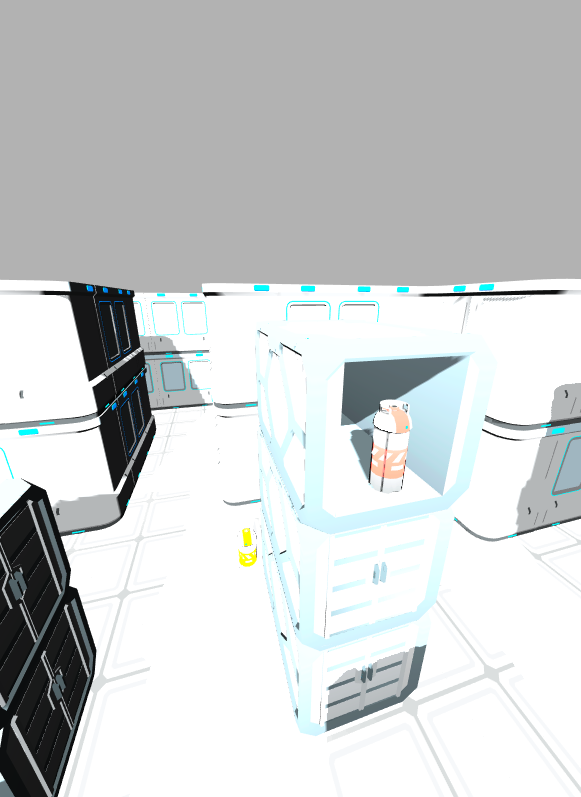
#> input picture actual_targets_test.png, 581 x 797 px
$ python -i small_fuel_detector.py   (imports and definitions only)
#> lines starting #> are read from the running program, lines starting #| are printed output that depends on the picture; after the words box and inside, x2 and y2 are one past the last pixel; in counts of white or black regions, pixels touching at a corner belong together
import cv2
import numpy as np


BARREL_LABEL_BY_COLOUR = {
    "red": "red_barrel",
    "yellow": "yellow_barrel",
}


def barrel_label_for_colour(colour):
    return BARREL_LABEL_BY_COLOUR.get(colour, f"{colour}_barrel")


def _morph(mask, open_size=3, close_size=5):
    open_kernel = np.ones((open_size, open_size), np.uint8)
    close_kernel = np.ones((close_size, close_size), np.uint8)
    mask = cv2.morphologyEx(mask, cv2.MORPH_OPEN, open_kernel)
    mask = cv2.morphologyEx(mask, cv2.MORPH_CLOSE, close_kernel)
    return mask


def _make_red_mask(hsv):
    red1 = cv2.inRange(hsv, np.array([0, 80, 60]), np.array([14, 255, 255]))
    red2 = cv2.inRange(hsv, np.array([168, 80, 60]), np.array([180, 255, 255]))
    orange_band = cv2.inRange(hsv, np.array([8, 45, 80]), np.array([26, 255, 255]))
    return _morph(cv2.bitwise_or(cv2.bitwise_or(red1, red2), orange_band), open_size=3, close_size=5)


def _make_yellow_mask(hsv):
    return _morph(
        cv2.inRange(hsv, np.array([20, 70, 80]), np.array([42, 255, 255])),
        open_size=3,
        close_size=5,
    )


def _make_broad_red_mask(hsv):
    red1 = cv2.inRange(hsv, np.array([0, 35, 60]), np.array([28, 255, 255]))
    red2 = cv2.inRange(hsv, np.array([165, 55, 70]), np.array([180, 255, 255]))
    return _morph(cv2.bitwise_or(red1, red2), open_size=5, close_size=11)


def _make_broad_yellow_mask(hsv):
    return _morph(
        cv2.inRange(hsv, np.array([12, 45, 45]), np.array([45, 255, 255])),
        open_size=5,
        close_size=11,
    )


def _bbox_center(bbox):
    x, y, w, h = bbox
    return (x + w // 2, y + h // 2)


def _find_large_regions(mask):
    """
    Detect large same-colour objects such as the decorative barrels.
    """
    dilated = cv2.dilate(mask, np.ones((19, 19), np.uint8), iterations=1)
    contours, _ = cv2.findContours(dilated, cv2.RETR_EXTERNAL, cv2.CHAIN_APPROX_SIMPLE)

    regions = []
    for contour in contours:
        area = cv2.contourArea(contour)
        x, y, w, h = cv2.boundingRect(contour)

        if area > 9000 or (w > 90 and h > 80) or (w > 160 and h > 40):
            regions.append((x, y, w, h, area))

    return regions


def _find_ladder_regions(red_broad_mask):
    """
    Detect ladder / red rail structures so they do not become false red targets.
    """
    contours, _ = cv2.findContours(red_broad_mask, cv2.RETR_EXTERNAL, cv2.CHAIN_APPROX_SIMPLE)

    rung_boxes = []
    for contour in contours:
        area = cv2.contourArea(contour)
        if area < 250:
            continue

        x, y, w, h = cv2.boundingRect(contour)
        aspect = w / max(h, 1)

        # Thin horizontal red rungs
        if w > 50 and h < 40 and aspect > 2.0:
            rung_boxes.append((x, y, w, h))

    regions = [(x, y, w, h, 0.0) for (x, y, w, h) in rung_boxes]

    # If multiple rungs exist, also reject the whole ladder stack region
    if len(rung_boxes) >= 3:
        xs = [b[0] for b in rung_boxes]
        ys = [b[1] for b in rung_boxes]
        x2s = [b[0] + b[2] for b in rung_boxes]
        y2s = [b[1] + b[3] for b in rung_boxes]

        x1 = min(xs)
        y1 = min(ys)
        x2 = max(x2s)
        y2 = max(y2s)

        regions.append((x1, y1, x2 - x1, y2 - y1, 0.0))

    return regions


def _is_near_region(candidate_bbox, regions, pad):
    cx, cy = _bbox_center(candidate_bbox)

    for rx, ry, rw, rh, _ in regions:
        if (rx - pad) <= cx <= (rx + rw + pad) and (ry - pad) <= cy <= (ry + rh + pad):
            return True

    return False


def _standalone_candidate(candidate_bbox, contour_area, same_colour_mask):
    """
    Reject tiny candidate patches that are actually attached to a much bigger same-colour object.
    """
    x, y, w, h = candidate_bbox
    img_h, img_w = same_colour_mask.shape[:2]

    pad = 45
    x1 = max(0, x - pad)
    y1 = max(0, y - pad)
    x2 = min(img_w, x + w + pad)
    y2 = min(img_h, y + h + pad)

    local = same_colour_mask[y1:y2, x1:x2]
    local = cv2.dilate(local, np.ones((9, 9), np.uint8), iterations=1)

    contours, _ = cv2.findContours(local, cv2.RETR_EXTERNAL, cv2.CHAIN_APPROX_SIMPLE)
    if not contours:
        return False

    largest = max(cv2.contourArea(c) for c in contours)

    if largest > contour_area * 5.0 and largest > 700:
        return False

    return True


def _candidate_stats(contour):
    area = cv2.contourArea(contour)
    x, y, w, h = cv2.boundingRect(contour)
    bbox_area = max(w * h, 1)

    hull = cv2.convexHull(contour)
    hull_area = max(cv2.contourArea(hull), 1.0)

    fill_ratio = area / bbox_area
    solidity = area / hull_area

    return {
        "area": float(area),
        "bbox": (x, y, w, h),
        "fill_ratio": float(fill_ratio),
        "solidity": float(solidity),
    }


def _white_ratio_in_bbox(hsv, bbox):
    x, y, w, h = bbox
    roi = hsv[y:y + h, x:x + w]
    if roi.size == 0:
        return 0.0

    white = cv2.inRange(roi, np.array([0, 0, 110]), np.array([180, 90, 255]))
    return float(np.count_nonzero(white) / max(w * h, 1))


def _passes_shape_filter(colour, stats, img_w, img_h):
    area = stats["area"]
    x, y, w, h = stats["bbox"]
    fill_ratio = stats["fill_ratio"]
    solidity = stats["solidity"]

    if not (70 <= area <= 2400):
        return False

    if w < 8 or h < 16:
        return False

    if w > 62 or h > 125:
        return False

    aspect_h_over_w = h / max(w, 1)

    min_aspect = 0.85 if colour == "red" else 1.2
    if not (min_aspect <= aspect_h_over_w <= 5.8):
        return False

    if not (0.18 <= fill_ratio <= 0.92):
        return False

    if solidity < 0.30:
        return False

    cx, cy = _bbox_center(stats["bbox"])

    # Strong context priors based on your qualifier scene:
    # red = elevated, yellow = floor-level
    if colour == "red":
        if cy > img_h * 0.76:
            return False
    else:
        if cy < img_h * 0.34:
            return False

    # Very edge-hugging tiny detections are usually junk
    edge_margin = 0.005 if colour == "red" else 0.02
    if cx < img_w * edge_margin or cx > img_w * (1.0 - edge_margin):
        return False

    return True


def _candidate_confidence(colour, stats, white_ratio, img_h):
    x, y, w, h = stats["bbox"]
    area = stats["area"]

    aspect_h_over_w = h / max(w, 1)

    # size score
    size_score = min(area / 1200.0, 1.0)

    # aspect score
    ideal_aspect = 2.2
    aspect_score = max(0.0, 1.0 - abs(aspect_h_over_w - ideal_aspect) / 3.0)

    # context score
    _, cy = _bbox_center(stats["bbox"])
    if colour == "red":
        context_score = 1.0 if cy < img_h * 0.70 else 0.70
    else:
        context_score = 1.0 if cy > img_h * 0.45 else 0.60

    # white stripe / label cue
    white_score = min(white_ratio / 0.10, 1.0)

    score = float(
        0.30 * size_score
        + 0.30 * aspect_score
        + 0.25 * context_score
        + 0.15 * white_score
    )

    if colour == "red":
        score += 0.08

    return min(score, 1.0)


def detect_small_fuel_barrels(frame):
    """
    Detect only the SMALL target fuel canisters, not the large decorative barrels.

    Returns:
        detections, yellow_mask, red_mask, raw_detections
    """
    if frame is None:
        return [], None, None, []

    img_h, img_w = frame.shape[:2]
    hsv = cv2.cvtColor(frame, cv2.COLOR_BGR2HSV)

    red_mask = _make_red_mask(hsv)
    yellow_mask = _make_yellow_mask(hsv)

    broad_red_mask = _make_broad_red_mask(hsv)
    broad_yellow_mask = _make_broad_yellow_mask(hsv)

    large_red_regions = _find_large_regions(broad_red_mask)
    large_yellow_regions = _find_large_regions(broad_yellow_mask)
    ladder_regions = _find_ladder_regions(broad_red_mask)

    all_large_regions = large_red_regions + large_yellow_regions

    detections = []
    raw_detections = []

    for colour, mask in [("red", red_mask), ("yellow", yellow_mask)]:
        contours, _ = cv2.findContours(mask, cv2.RETR_EXTERNAL, cv2.CHAIN_APPROX_SIMPLE)

        same_large_regions = large_red_regions if colour == "red" else large_yellow_regions

        for contour in contours:
            stats = _candidate_stats(contour)
            bbox = stats["bbox"]

            raw_detections.append(
                {
                    "colour": colour,
                    "label": barrel_label_for_colour(colour),
                    "source": "hsv",
                    "bbox": bbox,
                    "center": _bbox_center(bbox),
                    "area": stats["area"],
                    "fill_ratio": stats["fill_ratio"],
                    "solidity": stats["solidity"],
                }
            )

            if not _passes_shape_filter(colour, stats, img_w, img_h):
                continue

            if _is_near_region(bbox, same_large_regions, pad=30):
                continue

            if _is_near_region(bbox, all_large_regions, pad=6):
                continue

            if colour == "red" and _is_near_region(bbox, ladder_regions, pad=36):
                continue

            if not _standalone_candidate(bbox, stats["area"], mask):
                continue

            white_ratio = _white_ratio_in_bbox(hsv, bbox)
            confidence = _candidate_confidence(colour, stats, white_ratio, img_h)

            detections.append(
                {
                    "colour": colour,
                    "label": barrel_label_for_colour(colour),
                    "source": "hsv",
                    "bbox": bbox,
                    "center": _bbox_center(bbox),
                    "area": stats["area"],
                    "fill_ratio": stats["fill_ratio"],
                    "solidity": stats["solidity"],
                    "white_ratio": white_ratio,
                    "confidence": confidence,
                }
            )

    detections.sort(key=lambda d: d.get("confidence", 0.0), reverse=True)

    return detections, yellow_mask, red_mask, raw_detections

>>> import cv2
>>> picture = cv2.imread('../actual_targets_test.png')
#> picture is the input picture: shape (797, 581, 3); mean B, G, R 205.7, 205.3, 202.1
>>> result = detect_small_fuel_barrels(picture)
#> in detect_small_fuel_barrels, `hsv = cv2.cvtColor(frame, cv2.COLOR_BGR2HSV)`: hsv: shape (797, 581, 3); mean H, S, V 23.6, 6.3, 206
#> in _make_red_mask, `red1 = cv2.inRange(hsv, np.array([0, 80, 60]), np.array([14, 255, 255]))`:
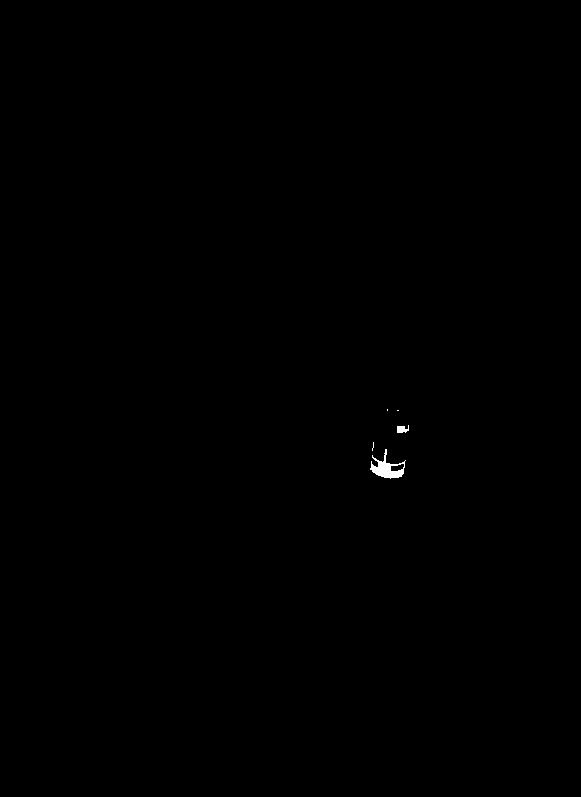
#> red1: shape (797, 581); 0.11% white; 5 white regions (3 under 20 px), largest, box (x1, y1, x2, y2) and area: (370, 449, 406, 479) 423, (397, 425, 409, 433) 69
#> in _make_red_mask, `red2 = cv2.inRange(hsv, np.array([168, 80, 60]), np.array([180, 255, 2..`: red2: shape (797, 581); every value is 0
#> in _make_red_mask, `orange_band = cv2.inRange(hsv, np.array([8, 45, 80]), np.array([26, 25..`:
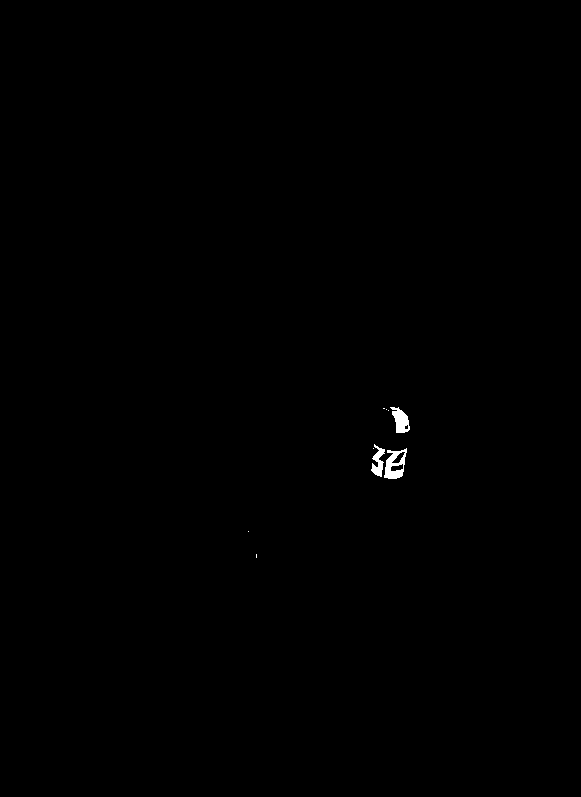
#> orange_band: shape (797, 581); 0.2% white; 9 white regions (6 under 20 px), largest, box (x1, y1, x2, y2) and area: (384, 448, 407, 479) 391, (390, 407, 410, 433) 305, (371, 444, 385, 477) 231
#> in _morph, `mask = cv2.morphologyEx(mask, cv2.MORPH_OPEN, open_kernel)`: mask: shape (797, 581); 0.2% white; 4 white regions (2 under 20 px), largest, box (x1, y1, x2, y2) and area: (371, 448, 405, 479) 626, (392, 409, 409, 433) 277
#> in _morph, `mask = cv2.morphologyEx(mask, cv2.MORPH_CLOSE, close_kernel)`: mask: shape (797, 581); 0.23% white; 2 white regions, box (x1, y1, x2, y2) and area: (371, 448, 407, 479) 782, (392, 407, 409, 433) 303
#> in _morph (call 2), `mask = cv2.morphologyEx(mask, cv2.MORPH_OPEN, open_kernel)`: mask: shape (797, 581); 0.06% white; 2 white regions, box (x1, y1, x2, y2) and area: (239, 553, 257, 567) 165, (242, 530, 252, 546) 109
#> in _morph (call 2), `mask = cv2.morphologyEx(mask, cv2.MORPH_CLOSE, close_kernel)`: mask: shape (797, 581); 0.07% white; 2 white regions, box (x1, y1, x2, y2) and area: (239, 553, 257, 567) 200, (242, 530, 252, 546) 109
#> in _make_broad_red_mask, `red1 = cv2.inRange(hsv, np.array([0, 35, 60]), np.array([28, 255, 255]))`: red1: shape (797, 581); 0.24% white; 7 white regions (5 under 20 px), largest, box (x1, y1, x2, y2) and area: (370, 442, 408, 479) 765, (390, 406, 410, 433) 327
#> in _make_broad_red_mask, `red2 = cv2.inRange(hsv, np.array([165, 55, 70]), np.array([180, 255, 2..`: red2: shape (797, 581); 0% white in thin lines or dots, all inside (x1, y1, x2, y2) = (403, 461, 406, 475)
#> call 3 of _morph, with open_size = 5, close_size = 11
#> in _morph (call 3), `mask = cv2.morphologyEx(mask, cv2.MORPH_OPEN, open_kernel)`: mask: shape (797, 581); 0.18% white; 4 white regions, box (x1, y1, x2, y2) and area: (371, 449, 404, 479) 487, (393, 410, 409, 433) 272, (393, 451, 398, 457) 30, (400, 460, 405, 465) 25
#> in _morph (call 3), `mask = cv2.morphologyEx(mask, cv2.MORPH_CLOSE, close_kernel)`:
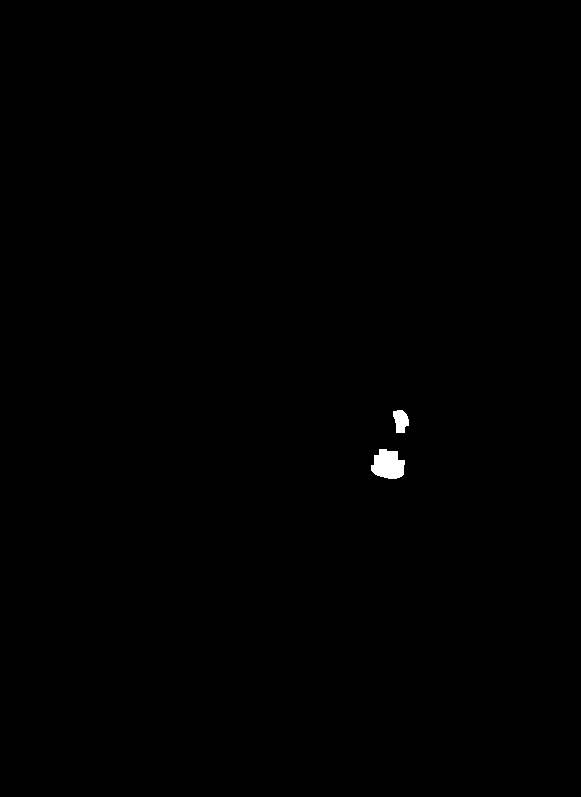
#> mask: shape (797, 581); 0.22% white; 2 white regions, box (x1, y1, x2, y2) and area: (371, 449, 405, 479) 760, (393, 410, 409, 433) 272
#> in _morph (call 4), `mask = cv2.morphologyEx(mask, cv2.MORPH_OPEN, open_kernel)`: mask: shape (797, 581); 0.05% white; 4 white regions, box (x1, y1, x2, y2) and area: (243, 532, 252, 545) 103, (251, 554, 257, 561) 41, (396, 411, 403, 416) 35, (240, 559, 246, 565) 35
#> in _morph (call 4), `mask = cv2.morphologyEx(mask, cv2.MORPH_CLOSE, close_kernel)`: mask: shape (797, 581); 0.05% white; 2 white regions, box (x1, y1, x2, y2) and area: (240, 532, 257, 565) 199, (396, 411, 403, 416) 35
#> in _find_large_regions, `dilated = cv2.dilate(mask, np.ones((19, 19), np.uint8), iterations=1)`:
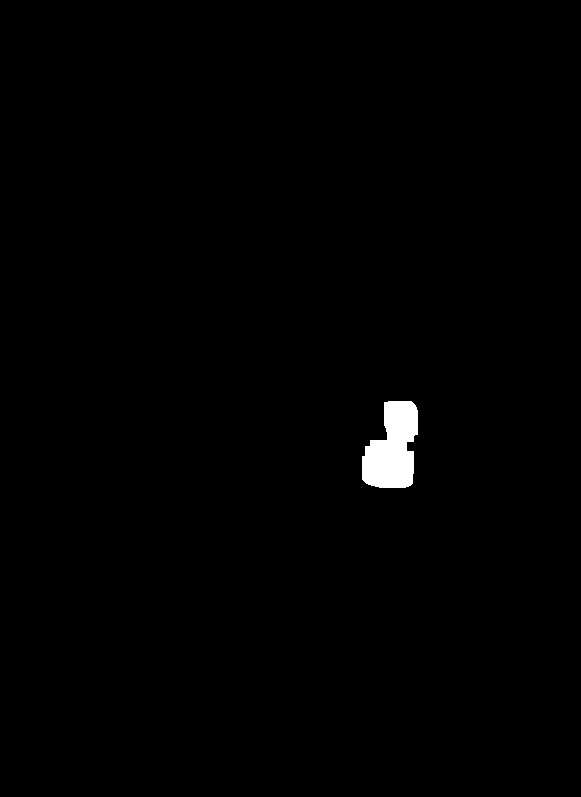
#> dilated: shape (797, 581); 0.76% white; 1 white region
#> in _find_large_regions, `contours, _ = cv2.findContours(dilated, cv2.RETR_EXTERNAL, cv2.CHAIN_A..`: contours = 1 contour; box (x1, y1, x2, y2) and area: (362, 401, 418, 488) 3379
#> the loop in _find_large_regions, `for contour in contours:` made 1 pass
#> (area, x, y, w, h) on pass 1: (3379, 362, 401, 56, 87)
#> after the loop in _find_large_regions, `for contour in contours:`: regions = []
#> in _find_large_regions (call 2), `dilated = cv2.dilate(mask, np.ones((19, 19), np.uint8), iterations=1)`:
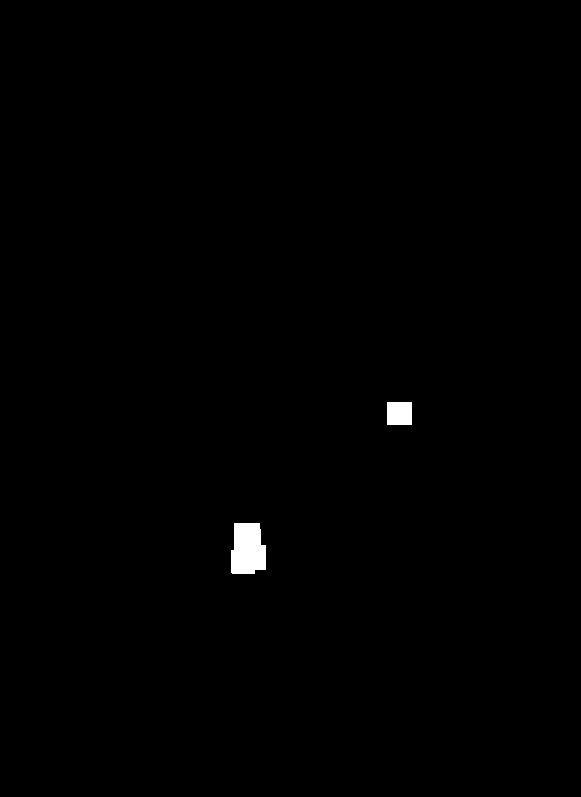
#> dilated: shape (797, 581); 0.46% white; 2 white regions
#> in _find_large_regions (call 2), `contours, _ = cv2.findContours(dilated, cv2.RETR_EXTERNAL, cv2.CHAIN_A..`: contours = 2 contours; box (x1, y1, x2, y2) and area: (231, 523, 266, 574) 1460, (387, 402, 412, 425) 528
#> the loop in _find_large_regions (call 2), `for contour in contours:` made 2 passes
#> (area, x, y, w, h) on pass 1: (1460.5, 231, 523, 35, 51)
#> (contour, area, x, y, w, h) on pass 2: ([[387, 402], [387, 424], [411, 424], [411, 402]], 528, 387, 402, 25, 23)
#> in detect_small_fuel_barrels, `large_yellow_regions = _find_large_regions(broad_yellow_mask)`: large_yellow_regions = []
#> in _find_ladder_regions, `contours, _ = cv2.findContours(red_broad_mask, cv2.RETR_EXTERNAL, cv2...`: contours = 2 contours; box (x1, y1, x2, y2) and area: (371, 449, 405, 479) 706, (393, 410, 409, 433) 240
#> the loop in _find_ladder_regions, `for contour in contours:` made 2 passes
#> (area, x, y, w, h, aspect) on pass 1: (705.5, 371, 449, 34, 30, 1.13)
#> area on pass 2: 240
#> after the loop in _find_ladder_regions, `for contour in contours:`: rung_boxes = []
#> the loop in detect_small_fuel_barrels, `for colour, mask in [("red", red_mask), ("yellow", yellow_mask)]:` made 2 passes
#> colour on pass 1: 'red'
#> colour on pass 2: 'yellow'
#> pass 1, in _standalone_candidate, `local = cv2.dilate(local, np.ones((9, 9), np.uint8), iterations=1)`:
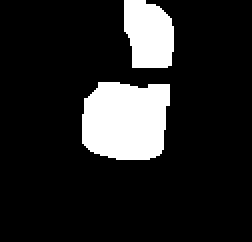
#> local: shape (121, 126) (shown 2 times larger); 14.4% white; 2 white regions, box (x1, y1, x2, y2) and area: (41, 41, 85, 80) 1481, (62, 0, 87, 34) 711
#> pass 1, in _white_ratio_in_bbox, `white = cv2.inRange(roi, np.array([0, 0, 110]), np.array([180, 90, 255..`:
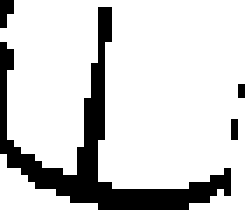
#> white: shape (31, 36) (shown 7 times larger); 82.9% white; 4 black regions (3 under 20 px), largest, box (x1, y1, x2, y2) and area: (0, 1, 33, 30) 180
#> after the loop in detect_small_fuel_barrels, `for colour, mask in [("red", red_mask), ("yellow", yellow_mask)]:`: detections = 2 items; raw_detections = 4 items
